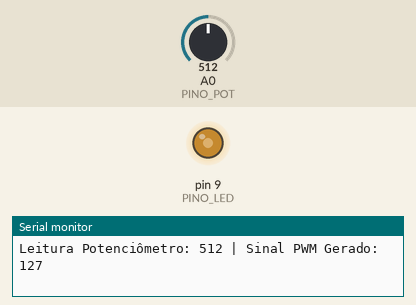
Simulated run of this sketch. Board: Arduino Uno, built with avr-gcc and run on an emulated ATmega328P. Shown: output pins drawn as LEDs (lit = HIGH), the last lines printed to the serial monitor. The inputs (shaded band) are chosen by the test bench; at power-on: A0 (PINO_POT) = 512.

Above: at 1.2 s.
1.3 s: A0 (PINO_POT) set to 420
At 2.3 s:
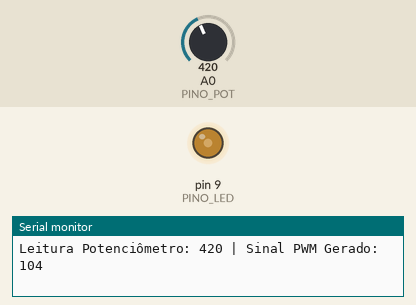
4.3 s: A0 (PINO_POT) set to 384
At 5.7 s:
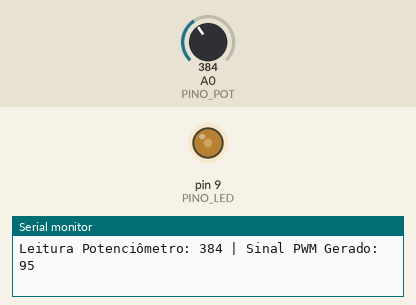
7.3 s: A0 (PINO_POT) set to 105
At 8.3 s:
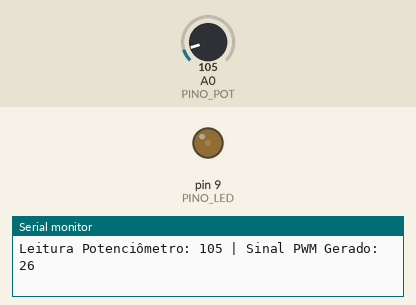
8.8 s: A0 (PINO_POT) set to 91
At 9.9 s:
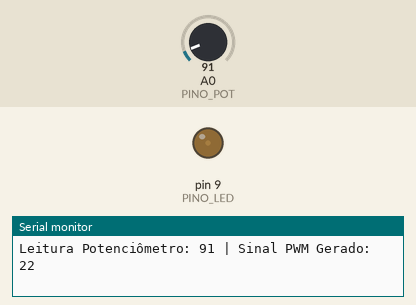
11.8 s: A0 (PINO_POT) set to 43
At 13.1 s:
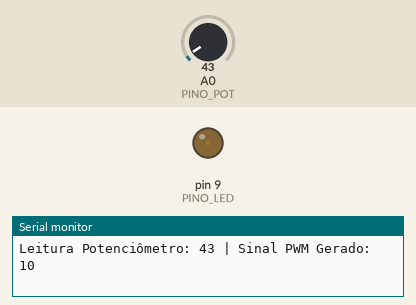
14.8 s: A0 (PINO_POT) set to 38
At 15.4 s:
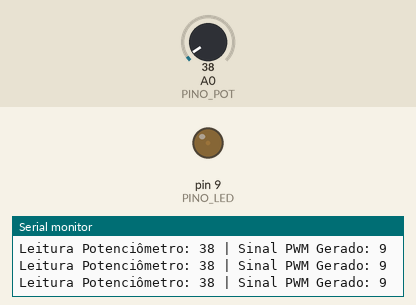
Timing chart, 0 to 17.3 s (numbered marks = the images above; inputs shaded):
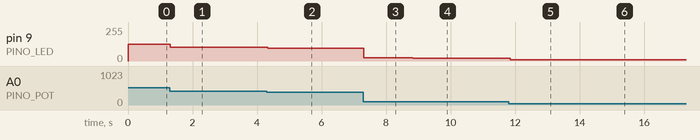

Measured:
- after the input at 1.3 s, pin 9 (PINO_LED): 127/255 → 104/255 at once
- after the input at 4.3 s, pin 9 (PINO_LED): 104/255 → 95/255 at once
- after the input at 7.3 s, pin 9 (PINO_LED): 95/255 → 26/255 at once
- after the input at 8.8 s, pin 9 (PINO_LED): 26/255 → 22/255 at once
- after the input at 11.8 s, pin 9 (PINO_LED): 22/255 → 10/255 after 0.05 s
- after the input at 14.8 s, pin 9 (PINO_LED): 10/255 → 9/255 at once

The sketch:

Projeto_04_Controle_Brilho_PWM_LED.ino
```cpp
// Projeto 4: Controle de Intensidade Luminosa de LED via PWM e Potenciômetro
const int PINO_POT = A0;   // Entrada analógica do potenciômetro
const int PINO_LED = 9;    // Saída PWM conectada ao LED

void setup() {
  Serial.begin(9600);
  pinMode(PINO_LED, OUTPUT);
}

void loop() {
  int valor_pot = analogRead(PINO_POT);             // Leitura de 0 a 1023 (10 bits)
  int valor_pwm = map(valor_pot, 0, 1023, 0, 255);  // Escala para 8 bits (0 a 255)

  analogWrite(PINO_LED, valor_pwm);                 // Modulação por Largura de Pulso

  Serial.print("Leitura Potenciômetro: ");
  Serial.print(valor_pot);
  Serial.print(" | Sinal PWM Gerado: ");
  Serial.println(valor_pwm);

  delay(50);
}
```
